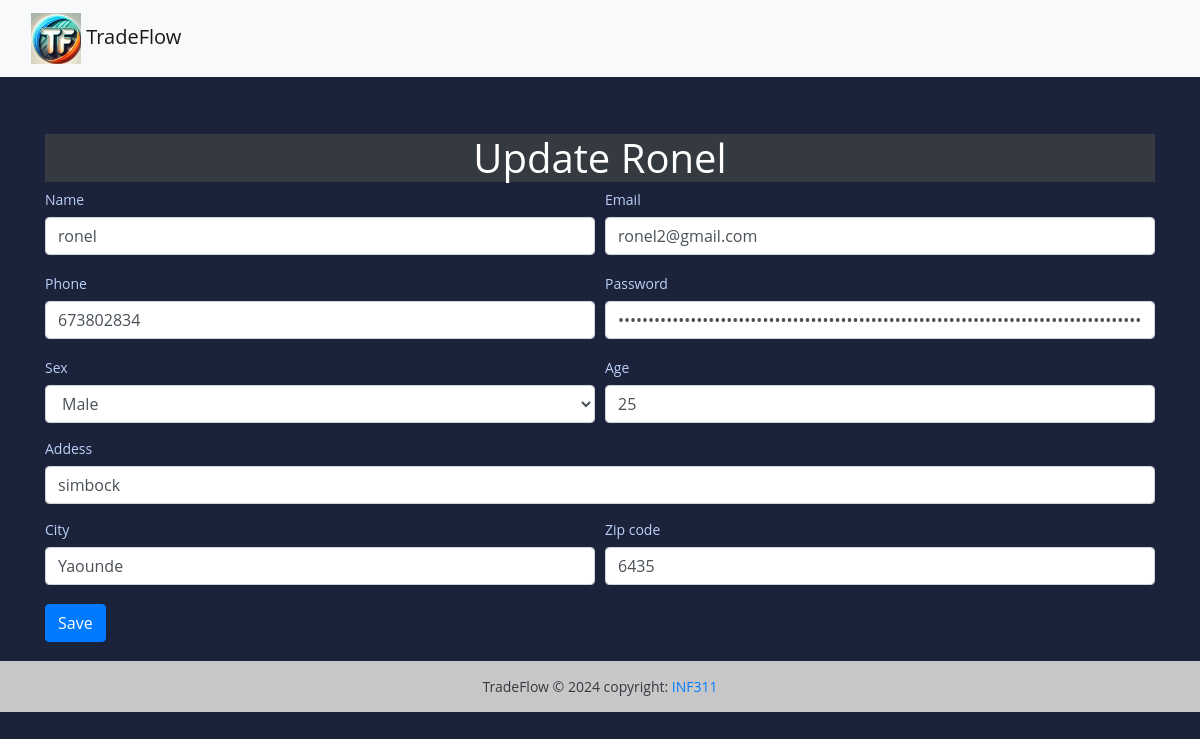
Page /update-person/1/ (signed in) on the committed database.
### Users/models.py (models this page shows, shortened)
class Person(AbstractBaseUser, PermissionsMixin):
    SEX_TYPES = (
        ('M', _('Male')),
        ('F', _('Feminine')),
    )
    ROLE_TYPES = (
        ('S', _('Seller')),
        ('M', _('Manager')),
        ('C', _('Customer')),
        ('A', _('Admin')),
    )
    name = models.CharField(max_length=150)
    password = models.CharField(max_length=128)
    email = models.EmailField(unique=True)
    phone = models.CharField(max_length=132)
    address = models.CharField(max_length=150)
    sex = models.CharField(max_length=1, choices = SEX_TYPES)
    age = models.PositiveIntegerField()
    city = models.CharField(max_length=32)
    bp = models.PositiveIntegerField()
    role = models.CharField(max_length=1, choices = ROLE_TYPES)
    crearted_date = models.DateTimeField(auto_now_add=True)
    is_staff = models.BooleanField(default=False)
    is_superuser = models.BooleanField(default=False)
    is_active = models.BooleanField(default=True)
    objects = UserManager()
    USERNAME_FIELD = 'email'
    REQUIRED_FIELDS = ['name']
    class Meta:
        constraints = [
            models.UniqueConstraint(fields=['name', 'password'], name = 'unique_person_name_password')
        ]
        verbose_name = "Person"
        verbose_name_plural = "Persons"

### Users/views.py (the view, shortened to what this page needs)
# urls.py: path('update-person/<int:pk>/', views.UpdatePersonView.as_view(), name='update-person'),
class UpdatePersonView(LoginRequiredMixin, View):
    template_name = 'update-person.html'
    def get(self, request, pk, *args, **kwargs):
        try:
            person = Person.objects.get(id=pk)
            page = f'update-person/{pk}/'
            context = {
                'person': person,
                'page': page
            }
            return render(request, self.template_name, context)
        except Person.DoesNotExist:
            messages.error(request, "Person not found.")
            return redirect('person-view')

### templates/update-person.html (shortened to what this page needs)
{% extends "base.html" %}
{% block content %}
    <br><br>
    <h1 class="text-capitalize text-center mx-10 bg-dark text-white"> Update {{person.name}}</h1>
    <form method="post">
        <div class="form-row">
            <div class=".form-group col-md-6">
                <label for="name"> Name </label>
                <input name="name" value={{person.name}} required type="text" class="form-control" id="name" placeholder="Person first and last name">
            </div>
            <div class=".form-group col-md-6">
                <label for="email"> Email </label>
                <input name="email" value={{person.email}} required type="email" class="form-control" id="email" placeholder="Person email">
            </div>
        </div>
        <br>
        <div class="form-row">
            <div class=".form-group col-md-6">
                <label for="phone"> Phone </label>
                <input name="phone" value={{person.phone}} required type="number" class="form-control" id="phone" placeholder="Person phone number">
            </div>
            <div class=".form-group col-md-6">
                <label for="password"> Password </label>
                <input name="password" type="password" value={{person.password}} required class="form-control" id="password" placeholder="Enter your password">
            </div>
        </div>
        <br>
        <div class="form-row">
            <div class="form-group col-md-6">
                <label for="sex"> Sex </label>
                <select name="sex" class="form-control" id="sex">
                    <option value="M" {% if person.sex == 'M' %}selected{% endif %} > Male </option>
                </select>
            </div>
            <div class="form-group col-md-6">
                <label for="age"> Age </label>
                <input name="age" required type="number" value={{person.age}} class="form-control" id="age" placeholder="Person age">
            </div>
        </div>
        <div class="form-row">
            <div class="form-group col-md-12">
                <label for="address"> Addess </label>
                <input name="address" type="text" value={{person.address}} required class="form-control" id="address" placeholder="Person address">
            </div>
        </div>
        <div class="form-row">
            <div class=".form-group col-md-6">
                <label for="city"> City </label>
                <input name="city" required type="city" value={{person.city}} class="form-control" id="city" placeholder="Person city">
            </div>
            <div class=".form-group col-md-6">
                <label for="zip"> Zip code </label>
                <input name="zip" required type="zip" value={{person.bp}} class="form-control" id="zip" placeholder="Person zip code">
            </div>
        </div>
        <br>
        <button type="submit" class="btn btn-primary"> Save </button>
    </form>
   <br>
{% endblock content %}

### static/styles.css (style rules this page uses)
body { margin: 0; padding: 0; font: 400 .875rem 'Open Sans', sans-serif; color: #bcd0f7; background: #1A233A; position: relative; height: 100%; }

### rows in the picture
Person: name "Ronel", name "ronel", email "ronel2@gmail.com", phone "673802834", sex "Male", age "25", address "simbock", city "Yaounde", zip "6435"
